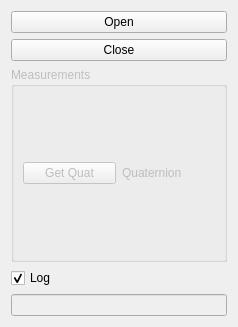
<?xml version="1.0" encoding="UTF-8"?>
<ui version="4.0">
 <class>YEIWidget</class>
 <widget class="QWidget" name="YEIWidget">
  <property name="geometry">
   <rect>
    <x>0</x>
    <y>0</y>
    <width>238</width>
    <height>327</height>
   </rect>
  </property>
  <property name="windowTitle">
   <string>Form</string>
  </property>
  <layout class="QGridLayout" name="gridLayout">
   <item row="3" column="0">
    <widget class="QCheckBox" name="checkBox">
     <property name="text">
      <string>Log</string>
     </property>
     <property name="checked">
      <bool>true</bool>
     </property>
    </widget>
   </item>
   <item row="0" column="0">
    <widget class="QPushButton" name="pushButton_Open">
     <property name="text">
      <string>Open</string>
     </property>
    </widget>
   </item>
   <item row="1" column="0">
    <widget class="QPushButton" name="pushButton_Close">
     <property name="text">
      <string>Close</string>
     </property>
    </widget>
   </item>
   <item row="2" column="0">
    <widget class="QGroupBox" name="groupBox">
     <property name="enabled">
      <bool>false</bool>
     </property>
     <property name="title">
      <string>Measurements</string>
     </property>
     <layout class="QGridLayout" name="gridLayout_2">
      <item row="1" column="0">
       <widget class="QPushButton" name="pushButton_Quaternion">
        <property name="text">
         <string>Get Quat</string>
        </property>
       </widget>
      </item>
      <item row="1" column="1">
       <widget class="QLabel" name="label_Quaternion">
        <property name="text">
         <string>Quaternion</string>
        </property>
       </widget>
      </item>
     </layout>
    </widget>
   </item>
   <item row="4" column="0">
    <widget class="QLineEdit" name="lineEdit_path">
     <property name="enabled">
      <bool>false</bool>
     </property>
    </widget>
   </item>
  </layout>
 </widget>
 <resources/>
 <connections>
  <connection>
   <sender>pushButton_Open</sender>
   <signal>clicked()</signal>
   <receiver>YEIWidget</receiver>
   <slot>openConnection()</slot>
   <hints>
    <hint type="sourcelabel">
     <x>237</x>
     <y>19</y>
    </hint>
    <hint type="destinationlabel">
     <x>430</x>
     <y>105</y>
    </hint>
   </hints>
  </connection>
  <connection>
   <sender>pushButton_Close</sender>
   <signal>clicked()</signal>
   <receiver>YEIWidget</receiver>
   <slot>closeConnection()</slot>
   <hints>
    <hint type="sourcelabel">
     <x>204</x>
     <y>54</y>
    </hint>
    <hint type="destinationlabel">
     <x>432</x>
     <y>167</y>
    </hint>
   </hints>
  </connection>
  <connection>
   <sender>pushButton_Quaternion</sender>
   <signal>clicked()</signal>
   <receiver>YEIWidget</receiver>
   <slot>getQuaternion()</slot>
   <hints>
    <hint type="sourcelabel">
     <x>84</x>
     <y>188</y>
    </hint>
    <hint type="destinationlabel">
     <x>5</x>
     <y>202</y>
    </hint>
   </hints>
  </connection>
 </connections>
 <slots>
  <slot>openConnection()</slot>
  <slot>closeConnection()</slot>
  <slot>getQuaternion()</slot>
  <slot>initializeSensor()</slot>
 </slots>
</ui>
